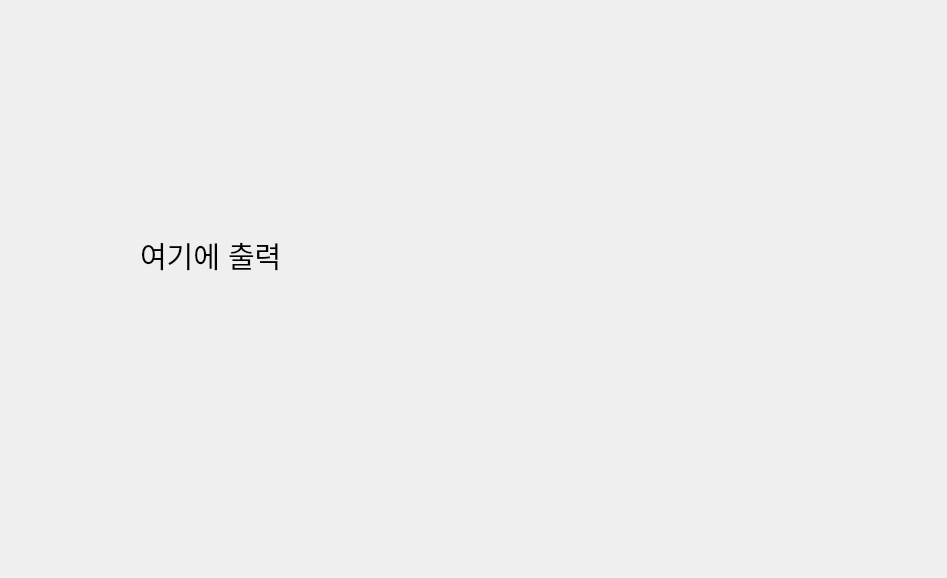
<?xml version="1.0" encoding="UTF-8"?>
<ui version="4.0">
 <class>Dialog</class>
 <widget class="QDialog" name="Dialog">
  <property name="geometry">
   <rect>
    <x>0</x>
    <y>0</y>
    <width>947</width>
    <height>578</height>
   </rect>
  </property>
  <property name="windowTitle">
   <string>Dialog</string>
  </property>
  <widget class="QLabel" name="label">
   <property name="geometry">
    <rect>
     <x>140</x>
     <y>140</y>
     <width>261</width>
     <height>231</height>
    </rect>
   </property>
   <property name="font">
    <font>
     <pointsize>22</pointsize>
    </font>
   </property>
   <property name="text">
    <string>여기에 출력</string>
   </property>
  </widget>
 </widget>
 <resources/>
 <connections/>
</ui>
